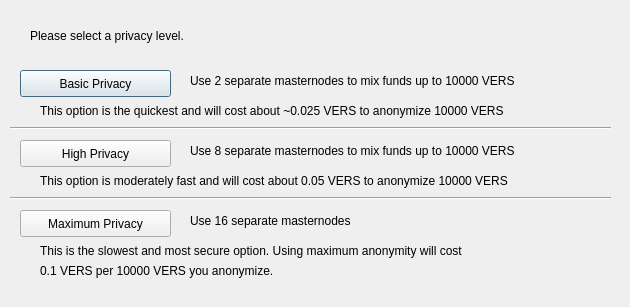
<?xml version="1.0" encoding="UTF-8"?>
<ui version="4.0">
 <class>ObfuscationConfig</class>
 <widget class="QDialog" name="ObfuscationConfig">
  <property name="geometry">
   <rect>
    <x>0</x>
    <y>0</y>
    <width>630</width>
    <height>307</height>
   </rect>
  </property>
  <property name="windowTitle">
   <string>Configure Obfuscation</string>
  </property>
  <widget class="QPushButton" name="buttonBasic">
   <property name="geometry">
    <rect>
     <x>20</x>
     <y>70</y>
     <width>151</width>
     <height>27</height>
    </rect>
   </property>
   <property name="text">
    <string>Basic Privacy</string>
   </property>
  </widget>
  <widget class="QPushButton" name="buttonHigh">
   <property name="geometry">
    <rect>
     <x>20</x>
     <y>140</y>
     <width>151</width>
     <height>27</height>
    </rect>
   </property>
   <property name="text">
    <string>High Privacy</string>
   </property>
  </widget>
  <widget class="QPushButton" name="buttonMax">
   <property name="geometry">
    <rect>
     <x>20</x>
     <y>210</y>
     <width>151</width>
     <height>27</height>
    </rect>
   </property>
   <property name="text">
    <string>Maximum Privacy</string>
   </property>
  </widget>
  <widget class="QLabel" name="label">
   <property name="geometry">
    <rect>
     <x>30</x>
     <y>20</y>
     <width>571</width>
     <height>31</height>
    </rect>
   </property>
   <property name="text">
    <string>Please select a privacy level.</string>
   </property>
  </widget>
  <widget class="QLabel" name="label_2">
   <property name="geometry">
    <rect>
     <x>190</x>
     <y>70</y>
     <width>421</width>
     <height>21</height>
    </rect>
   </property>
   <property name="text">
    <string>Use 2 separate masternodes to mix funds up to 10000 VERS</string>
   </property>
  </widget>
  <widget class="QLabel" name="label_3">
   <property name="geometry">
    <rect>
     <x>190</x>
     <y>140</y>
     <width>411</width>
     <height>21</height>
    </rect>
   </property>
   <property name="text">
    <string>Use 8 separate masternodes to mix funds up to 10000 VERS</string>
   </property>
  </widget>
  <widget class="QLabel" name="label_4">
   <property name="geometry">
    <rect>
     <x>190</x>
     <y>210</y>
     <width>421</width>
     <height>21</height>
    </rect>
   </property>
   <property name="text">
    <string>Use 16 separate masternodes</string>
   </property>
  </widget>
  <widget class="QLabel" name="label_6">
   <property name="geometry">
    <rect>
     <x>40</x>
     <y>100</y>
     <width>561</width>
     <height>21</height>
    </rect>
   </property>
   <property name="text">
    <string>This option is the quickest and will cost about ~0.025 VERS to anonymize 10000 VERS</string>
   </property>
  </widget>
  <widget class="QLabel" name="label_7">
   <property name="geometry">
    <rect>
     <x>40</x>
     <y>170</y>
     <width>561</width>
     <height>21</height>
    </rect>
   </property>
   <property name="text">
    <string>This option is moderately fast and will cost about 0.05 VERS to anonymize 10000 VERS</string>
   </property>
  </widget>
  <widget class="QLabel" name="label_8">
   <property name="geometry">
    <rect>
     <x>40</x>
     <y>240</y>
     <width>561</width>
     <height>21</height>
    </rect>
   </property>
   <property name="text">
    <string>This is the slowest and most secure option. Using maximum anonymity will cost</string>
   </property>
  </widget>
  <widget class="QLabel" name="label_9">
   <property name="geometry">
    <rect>
     <x>40</x>
     <y>260</y>
     <width>561</width>
     <height>21</height>
    </rect>
   </property>
   <property name="text">
    <string>0.1 VERS per 10000 VERS you anonymize.</string>
   </property>
  </widget>
  <widget class="Line" name="line">
   <property name="geometry">
    <rect>
     <x>10</x>
     <y>120</y>
     <width>601</width>
     <height>16</height>
    </rect>
   </property>
   <property name="orientation">
    <enum>Qt::Horizontal</enum>
   </property>
  </widget>
  <widget class="Line" name="line_2">
   <property name="geometry">
    <rect>
     <x>10</x>
     <y>190</y>
     <width>601</width>
     <height>16</height>
    </rect>
   </property>
   <property name="orientation">
    <enum>Qt::Horizontal</enum>
   </property>
  </widget>
 </widget>
 <resources/>
 <connections/>
</ui>
